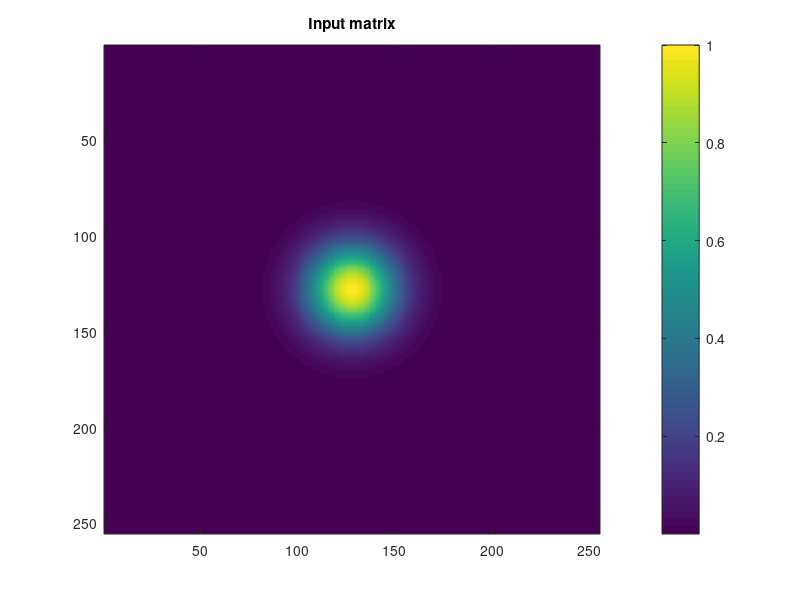

This figure's MATLAB source: (Note: this script raises an error after producing the figure.)
% Example: How to use average_ACF

% Add path with auto-correlation functions to the matlab searchpath. This
% allows the function to run inside the 'Examples' folder.

addpath(fullfile('.', '..'));


% Generate input matrix. As an example, a 2D gaussian centered on the
% center pixel is generated. In practice the input would be the output of 
% one of an auto-correlation function. If desired, a pre-calculated
% auto-correlation can be loaded here instead of Z.

sz = 255;   % Input matrix size

x0 = (sz + 1) / 2;  % Find the center pixel of the auto-correlation. 
                    % This pixel corresponds to r = 0.
s  = sz;            % Standard deviation for example gaussian function

[X, Y]  = meshgrid(1:sz);       % Create grid of coordinates
Z       = exp(-(X - x0).^2 ./ (2 * s)) .* exp(-(Y - x0).^2 ./ (2 * s));


% Show image of the input matrix

figure
image(Z, 'CDataMapping', 'scaled')
colorbar
title('Input matrix')


% Calculate radially averaged auto-correlation over all angles up to the
% width of the image. The averaging will not take into account the corners
% of the input image.

[ACFr1, R1] = average_ACF(Z);


% Plot results

figure
plot(R1, ACFr1)
xlabel('R (px)')
ylabel('ACF(r)')
title('All angles, all radii')


% Calculate radially averaged auto-correlation over certain angles up to
% the width of the image. To change the angles over which to average,
% change angles.

angles = 0:1:90;

[ACFr2, R2] = average_ACF(Z, angles);


% Plot results

figure
plot(R2, ACFr2)
xlabel('R (px)')
ylabel('ACF(r)')
title('Some angles, all radii')


% Calculate radially averaged auto-correlation over certain angles and
% certain radii. To change the angles over which to average, change
% angles. To change the radii change radii.

angles = 0:1:90;
radii = ((sz + 1) / 20):0.1:((sz +1) / 4);

[ACFr3, R3] = average_ACF(Z, angles, radii);


% Plot results

figure
plot(R3, ACFr3)
xlabel('R (px)')
ylabel('ACF(r)')
title('Some angles, some radii')

